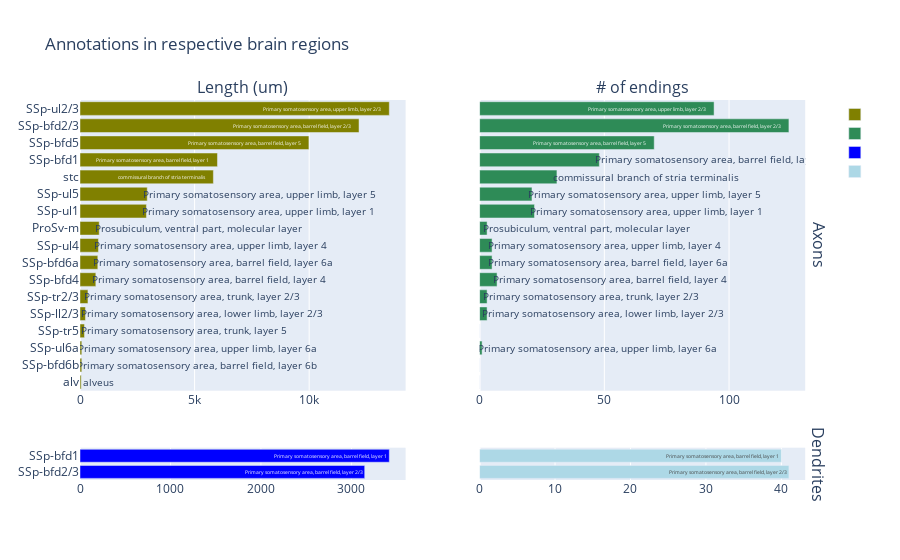

The code cell stored with this chart in its notebook:
### Code cell
plot_hist(axon_bar,dendrite_bar,mousename)

### Figure 1 — Plotly figure (JSON) as saved in the notebook; plotly's stock layout.template omitted (floating-point values rounded to 4 significant figures)
{"data": [{"hovertemplate": "<i>%{x}</i>, <b>%{text}</b>", "marker": {"color": "olive"}, "name": "", "orientation": "h", "text": ["alveus", "Primary somatosensory area, barrel field, layer 6b", "Primary somatosensory area, upper limb, layer 6a", "Primary somatosensory area, trunk, layer 5", "Primary somatosensory area, lower limb, layer 2/3", "Primary somatosensory area, trunk, layer 2/3", "Primary somatosensory area, barrel field, layer 4", "Primary somatosensory area, barrel field, layer 6a", "Primary somatosensory area, upper limb, layer 4", "Prosubiculum, ventral part, molecular layer", "Primary somatosensory area, upper limb, layer 1", "Primary somatosensory area, upper limb, layer 5", "commissural branch of stria terminalis", "Primary somatosensory area, barrel field, layer 1", "Primary somatosensory area, barrel field, layer 5", "Primary somatosensory area, barrel field, layer 2/3", "Primary somatosensory area, upper limb, layer 2/3"], "type": "bar", "x": [53, 78, 79, 196, 238, 347, 691, 777, 805, 839, 2898, 2934, 5821, 5999, 9989, 12176, 13498], "xaxis": "x", "y": ["alv", "SSp-bfd6b", "SSp-ul6a", "SSp-tr5", "SSp-ll2/3", "SSp-tr2/3", "SSp-bfd4", "SSp-bfd6a", "SSp-ul4", "ProSv-m", "SSp-ul1", "SSp-ul5", "stc", "SSp-bfd1", "SSp-bfd5", "SSp-bfd2/3", "SSp-ul2/3"], "yaxis": "y"}, {"hovertemplate": "<i>%{x}</i>, <b>%{text}</b>", "marker": {"color": "seagreen"}, "name": "", "orientation": "h", "text": ["alveus", "Primary somatosensory area, barrel field, layer 6b", "Primary somatosensory area, upper limb, layer 6a", "Primary somatosensory area, trunk, layer 5", "Primary somatosensory area, lower limb, layer 2/3", "Primary somatosensory area, trunk, layer 2/3", "Primary somatosensory area, barrel field, layer 4", "Primary somatosensory area, barrel field, layer 6a", "Primary somatosensory area, upper limb, layer 4", "Prosubiculum, ventral part, molecular layer", "Primary somatosensory area, upper limb, layer 1", "Primary somatosensory area, upper limb, layer 5", "commissural branch of stria terminalis", "Primary somatosensory area, barrel field, layer 1", "Primary somatosensory area, barrel field, layer 5", "Primary somatosensory area, barrel field, layer 2/3", "Primary somatosensory area, upper limb, layer 2/3"], "type": "bar", "x": [0, 0, 1, 0, 3, 3, 7, 5, 5, 3, 22, 21, 31, 48, 70, 124, 94], "xaxis": "x2", "y": ["alv", "SSp-bfd6b", "SSp-ul6a", "SSp-tr5", "SSp-ll2/3", "SSp-tr2/3", "SSp-bfd4", "SSp-bfd6a", "SSp-ul4", "ProSv-m", "SSp-ul1", "SSp-ul5", "stc", "SSp-bfd1", "SSp-bfd5", "SSp-bfd2/3", "SSp-ul2/3"], "yaxis": "y2"}, {"hovertemplate": "<i>%{x}</i>, <b>%{text}</b>", "marker": {"color": "blue"}, "name": "", "orientation": "h", "text": ["Primary somatosensory area, barrel field, layer 2/3", "Primary somatosensory area, barrel field, layer 1"], "type": "bar", "x": [3147, 3419], "xaxis": "x3", "y": ["SSp-bfd2/3", "SSp-bfd1"], "yaxis": "y3"}, {"hovertemplate": "<i>%{x}</i>, <b>%{text}</b>", "marker": {"color": "lightblue"}, "name": "", "orientation": "h", "text": ["Primary somatosensory area, barrel field, layer 2/3", "Primary somatosensory area, barrel field, layer 1"], "type": "bar", "x": [41, 40], "xaxis": "x4", "y": ["SSp-bfd2/3", "SSp-bfd1"], "yaxis": "y4"}], "layout": {"annotations": [{"font": {"size": 16}, "showarrow": false, "text": "Length (um)", "x": 0.22, "xanchor": "center", "xref": "paper", "y": 1, "yanchor": "bottom", "yref": "paper"}, {"font": {"size": 16}, "showarrow": false, "text": "# of endings", "x": 0.76, "xanchor": "center", "xref": "paper", "y": 1, "yanchor": "bottom", "yref": "paper"}, {"font": {"size": 16}, "showarrow": false, "text": "Axons", "textangle": 90, "x": 0.98, "xanchor": "left", "xref": "paper", "y": 0.6175, "yanchor": "middle", "yref": "paper"}, {"font": {"size": 16}, "showarrow": false, "text": "Dendrites", "textangle": 90, "x": 0.98, "xanchor": "left", "xref": "paper", "y": 0.0425, "yanchor": "middle", "yref": "paper"}], "autosize": true, "title": {"text": "Annotations in respective brain regions"}, "xaxis": {"anchor": "y", "autorange": true, "domain": [0, 0.44], "range": [0, 14210.0], "type": "linear"}, "xaxis2": {"anchor": "y2", "autorange": true, "domain": [0.54, 0.98], "range": [0, 130.5], "type": "linear"}, "xaxis3": {"anchor": "y3", "autorange": true, "domain": [0, 0.44], "range": [0, 3599.0], "type": "linear"}, "xaxis4": {"anchor": "y4", "autorange": true, "domain": [0.54, 0.98], "range": [0, 43.16], "type": "linear"}, "yaxis": {"anchor": "x", "autorange": true, "categoryorder": "trace", "domain": [0.235, 1], "range": [-0.5, 16.5], "type": "category"}, "yaxis2": {"anchor": "x2", "autorange": true, "domain": [0.235, 1], "matches": "y", "range": [-0.5, 16.5], "showticklabels": false, "type": "category"}, "yaxis3": {"anchor": "x3", "autorange": true, "domain": [0, 0.085], "range": [-0.5, 1.5], "type": "category"}, "yaxis4": {"anchor": "x4", "autorange": true, "domain": [0, 0.085], "matches": "y3", "range": [-0.5, 1.5], "showticklabels": false, "type": "category"}}}
